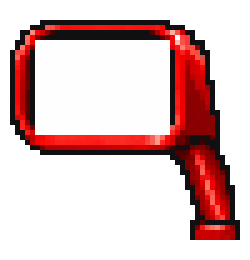
#> input picture tools/ref/f40_mirror_victor.png, 50 x 52 px (shown 5 times larger); its folder holds only this picture in this run
$ python heli_art.py f40_mirror_victor.png
#> lines starting #> are read from the running program, lines starting #| are printed output that depends on the picture; after the words box and inside, x2 and y2 are one past the last pixel; in counts of white or black regions, pixels touching at a corner belong together
### tools/ref/oficina_art.py
"""Oficina (arte do Victor): fundo de dia e de noite (cena 1536 x 1024) e os móveis, ferramentas e o mecânico
sobre magenta -> src/assets/oficina/. Tudo numa escala só: 84 px por metro (o dobro do que a foto da garagem
mostra: desenhado sem suavizar, fica nítido). O fundo tem ~200 px por metro na arte (a estante, ~2 m, vai de y
260 a 660; a faixa amarela do piso em y 680). Cada objeto recebe a altura real dele (H, metros), recortado do
magenta (franja rosada vira contorno) e reduzido pela cor do miolo de cada bloco (nada de borrar).
O mecânico vira três quadros (mech-0 em pé com a chave, mech-1 agachado na roda, mech-2 fazendo joia).
Uso: python3 tools/ref/oficina_art.py <pasta com fundo-dia.png, fundo-noite.png, elevador.png, ...> <src/assets/oficina>
"""
import os
import sys

import cv2
import numpy as np
from PIL import Image

PXM = 84
BG_PXM = 200
H = {'elevador': 2.4, 'carrinho': 1.05, 'bancada': 1.15, 'macaco': 1.0, 'cavalete': 0.6, 'pneus': 0.95,
     'compressor': 0.95, 'guincho': 1.8, 'motor': 1.3, 'tambor': 1.25, 'dinamometro': 1.45}
MECH_H = 1.75


def magenta(a):
    r, g, b = a[..., 0], a[..., 1], a[..., 2]
    return (r > 140) & (b > 140) & (r - g > 80) & (b - g > 80)


def reduce(a, alpha, f):
    """cada pixel = mediana do miolo do bloco f x f (alfa = maioria)"""
    Hh, Ww = a.shape[:2]
    h, w = max(1, int(round(Hh / f))), max(1, int(round(Ww / f)))
    out = np.zeros((h, w, 4), np.uint8)
    rr = max(1, int(f * 0.25))
    for j in range(h):
        cy = min(Hh - 1, int((j + 0.5) * f))
        for i in range(w):
            cx = min(Ww - 1, int((i + 0.5) * f))
            blk = a[max(0, cy - rr):cy + rr + 1, max(0, cx - rr):cx + rr + 1].reshape(-1, 3)
            al = alpha[max(0, cy - rr):cy + rr + 1, max(0, cx - rr):cx + rr + 1].reshape(-1)
            if al.mean() < 0.5:
                continue
            out[j, i] = [*np.median(blk[al], axis=0).astype(np.uint8), 255]
    return out


def cut(a):
    m = magenta(a.astype(int))
    obj = ~m
    obj = cv2.morphologyEx(obj.astype(np.uint8), cv2.MORPH_OPEN, np.ones((3, 3), np.uint8)) > 0
    # franja rosada: pixel de objeto encostado no magenta com vermelho e azul altos -> contorno escuro
    ai = a.astype(int)
    fr = obj & (ai[..., 0] - ai[..., 1] > 50) & (ai[..., 2] - ai[..., 1] > 50)
    a = a.copy()
    a[fr] = (24, 16, 24)
    return a, obj


# [29 lines left out: function main, not called in this run]


# [2 lines that do not run on import are left out]

### tools/ref/heli_art.py
"""Helicóptero da polícia (folha do Victor sobre magenta: de trás à esquerda, de frente à direita) ->
src/assets/heli/heli-rear.png e heli-front.png, na mesma escala (largura do maior = 160 px), recortados do
magenta e reduzidos pela cor do miolo de cada bloco (oficina_art). O jogo desenha as pás do rotor principal
girando a partir da cabeça do rotor (HELI_HUB em src/heli.ts, medida aqui).
Uso: python3 tools/ref/heli_art.py <folha.png>
"""
import os
import sys

import numpy as np
from PIL import Image

sys.path.insert(0, os.path.dirname(__file__))
from oficina_art import cut, reduce  # noqa: E402

OUT = os.path.join(os.path.dirname(__file__), '..', '..', 'src/assets/heli')
a = np.array(Image.open(sys.argv[1]).convert('RGB'))
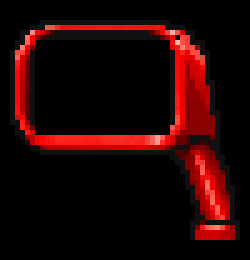
#> a: shape (52, 50, 3) (shown 5 times larger); mean R, G, B 35, 4.4, 4.3
H, W = a.shape[:2]
#> H = 52; W = 50
boxes = []
for name, (c0, c1) in [('rear', (0, W // 2)), ('front', (W // 2, W))]:
    part = a[:, c0:c1]
    aa, obj = cut(part)
    ys, xs = np.nonzero(obj)
    boxes.append((name, aa, obj, ys.min(), ys.max() + 1, xs.min(), xs.max() + 1))
#> this loop made 2 passes
#> pass 1, in magenta, `r, g, b = a[..., 0], a[..., 1], a[..., 2]`:
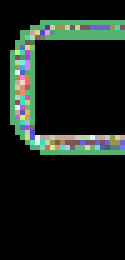
#> r: shape (52, 25) int64 (shown 5 times larger); 63 distinct labels, from 0 to 254; one colour per label, 0 black
#> pass 1, in magenta, `r, g, b = a[..., 0], a[..., 1], a[..., 2]`:
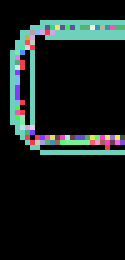
#> g: shape (52, 25) int64 (shown 5 times larger); 45 distinct labels, from 0 to 139; one colour per label, 0 black
#> pass 1, in magenta, `r, g, b = a[..., 0], a[..., 1], a[..., 2]`:
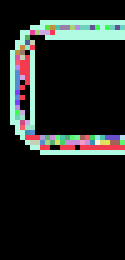
#> b: shape (52, 25) int64 (shown 5 times larger); 41 distinct labels, from 0 to 124; one colour per label, 0 black
#> after the loop: obj: shape (52, 25) bool; every value is 1
#> after the loop:
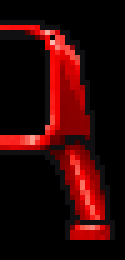
#> part: shape (52, 25, 3) (shown 5 times larger); mean R, G, B 46.6, 5.6, 5.4
#> after the loop, boxes = 2 items
f = max(b[6] - b[5] for b in boxes) / 160
#> f = 0.156
for name, aa, obj, y0, y1, x0, x1 in boxes:
    o = reduce(aa[y0:y1, x0:x1], obj[y0:y1, x0:x1], f)
    Image.fromarray(o).save(os.path.join(OUT, f'heli-{name}.png'), optimize=True)
    # cabeça do rotor: a linha mais alta com pixels, no meio
    al = o[..., 3] > 0
    top = np.nonzero(al.any(1))[0][0]
    print(name, o.shape[1], 'x', o.shape[0], 'fator', round(f, 3), 'topo', top)
#> this loop made 2 passes
#> (name, y0, y1, x0, x1, Hh in reduce, Ww in reduce, h in reduce) on passes 1 to 2: ('rear', 0, 52, 0, 25, 52, 25, 333), ('front', 0, 52, 0, 25, 52, 25, 333)
#| rear 160 x 333 fator 0.156 topo 0
#| front 160 x 333 fator 0.156 topo 0
#> pass 1, `o = reduce(aa[y0:y1, x0:x1], obj[y0:y1, x0:x1], f)`:
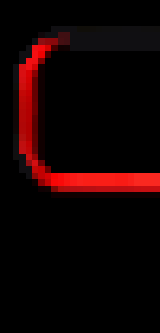
#> o: shape (333, 160, 4); mean of channels 0, 1, 2, 3 19.4, 2.2, 2.3, 255; drawn as R, G, B
#> pass 2, `o = reduce(aa[y0:y1, x0:x1], obj[y0:y1, x0:x1], f)`:
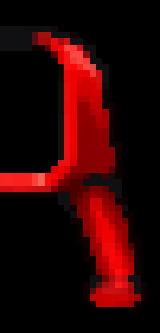
#> o: shape (333, 160, 4); mean of channels 0, 1, 2, 3 44.6, 2.8, 2.9, 255; drawn as R, G, B
